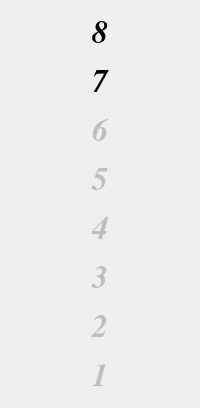
      <widget class="QWidget" name="Whiterows">
       <layout class="QVBoxLayout" name="verticalLayout">
        <item>
         <widget class="QLabel" name="label_10">
          <property name="font">
           <font>
            <family>Nimbus Roman No9 L</family>
            <pointsize>24</pointsize>
            <italic>true</italic>
            <bold>true</bold>
           </font>
          </property>
          <property name="frameShape">
           <enum>QFrame::NoFrame</enum>
          </property>
          <property name="text">
           <string>8</string>
          </property>
          <property name="textFormat">
           <enum>Qt::RichText</enum>
          </property>
          <property name="alignment">
           <set>Qt::AlignCenter</set>
          </property>
          <property name="wordWrap">
           <bool>false</bool>
          </property>
         </widget>
        </item>
        <item>
         <widget class="QLabel" name="label_11">
          <property name="font">
           <font>
            <family>Nimbus Roman No9 L</family>
            <pointsize>24</pointsize>
            <italic>true</italic>
            <bold>true</bold>
           </font>
          </property>
          <property name="frameShape">
           <enum>QFrame::NoFrame</enum>
          </property>
          <property name="text">
           <string>7</string>
          </property>
          <property name="textFormat">
           <enum>Qt::RichText</enum>
          </property>
          <property name="alignment">
           <set>Qt::AlignCenter</set>
          </property>
          <property name="wordWrap">
           <bool>false</bool>
          </property>
         </widget>
        </item>
        <item>
         <widget class="QLabel" name="label_12">
          <property name="enabled">
           <bool>false</bool>
          </property>
          <property name="font">
           <font>
            <family>Nimbus Roman No9 L</family>
            <pointsize>24</pointsize>
            <italic>true</italic>
            <bold>true</bold>
           </font>
          </property>
          <property name="frameShape">
           <enum>QFrame::NoFrame</enum>
          </property>
          <property name="text">
           <string>6</string>
          </property>
          <property name="textFormat">
           <enum>Qt::RichText</enum>
          </property>
          <property name="alignment">
           <set>Qt::AlignCenter</set>
          </property>
          <property name="wordWrap">
           <bool>false</bool>
          </property>
         </widget>
        </item>
        <item>
         <widget class="QLabel" name="label_13">
          <property name="enabled">
           <bool>false</bool>
          </property>
          <property name="font">
           <font>
            <family>Nimbus Roman No9 L</family>
            <pointsize>24</pointsize>
            <italic>true</italic>
            <bold>true</bold>
           </font>
          </property>
          <property name="frameShape">
           <enum>QFrame::NoFrame</enum>
          </property>
          <property name="text">
           <string>5</string>
          </property>
          <property name="textFormat">
           <enum>Qt::RichText</enum>
          </property>
          <property name="alignment">
           <set>Qt::AlignCenter</set>
          </property>
          <property name="wordWrap">
           <bool>false</bool>
          </property>
         </widget>
        </item>
        <item>
         <widget class="QLabel" name="label_16">
          <property name="enabled">
           <bool>false</bool>
          </property>
          <property name="font">
           <font>
            <family>Nimbus Roman No9 L</family>
            <pointsize>24</pointsize>
            <italic>true</italic>
            <bold>true</bold>
           </font>
          </property>
          <property name="frameShape">
           <enum>QFrame::NoFrame</enum>
          </property>
          <property name="text">
           <string>4</string>
          </property>
          <property name="textFormat">
           <enum>Qt::RichText</enum>
          </property>
          <property name="alignment">
           <set>Qt::AlignCenter</set>
          </property>
          <property name="wordWrap">
           <bool>false</bool>
          </property>
         </widget>
        </item>
        <item>
         <widget class="QLabel" name="label_15">
          <property name="enabled">
           <bool>false</bool>
          </property>
          <property name="font">
           <font>
            <family>Nimbus Roman No9 L</family>
            <pointsize>24</pointsize>
            <italic>true</italic>
            <bold>true</bold>
           </font>
          </property>
          <property name="frameShape">
           <enum>QFrame::NoFrame</enum>
          </property>
          <property name="text">
           <string>3</string>
          </property>
          <property name="textFormat">
           <enum>Qt::RichText</enum>
          </property>
          <property name="alignment">
           <set>Qt::AlignCenter</set>
          </property>
          <property name="wordWrap">
           <bool>false</bool>
          </property>
         </widget>
        </item>
        <item>
         <widget class="QLabel" name="label_14">
          <property name="enabled">
           <bool>false</bool>
          </property>
          <property name="font">
           <font>
            <family>Nimbus Roman No9 L</family>
            <pointsize>24</pointsize>
            <italic>true</italic>
            <bold>true</bold>
           </font>
          </property>
          <property name="frameShape">
           <enum>QFrame::NoFrame</enum>
          </property>
          <property name="text">
           <string>2</string>
          </property>
          <property name="textFormat">
           <enum>Qt::RichText</enum>
          </property>
          <property name="alignment">
           <set>Qt::AlignCenter</set>
          </property>
          <property name="wordWrap">
           <bool>false</bool>
          </property>
         </widget>
        </item>
        <item>
         <widget class="QLabel" name="label_17">
          <property name="enabled">
           <bool>false</bool>
          </property>
          <property name="font">
           <font>
            <family>Nimbus Roman No9 L</family>
            <pointsize>24</pointsize>
            <italic>true</italic>
            <bold>true</bold>
           </font>
          </property>
          <property name="frameShape">
           <enum>QFrame::NoFrame</enum>
          </property>
          <property name="text">
           <string>1</string>
          </property>
          <property name="textFormat">
           <enum>Qt::RichText</enum>
          </property>
          <property name="alignment">
           <set>Qt::AlignCenter</set>
          </property>
          <property name="wordWrap">
           <bool>false</bool>
          </property>
         </widget>
        </item>
       </layout>
      </widget>
